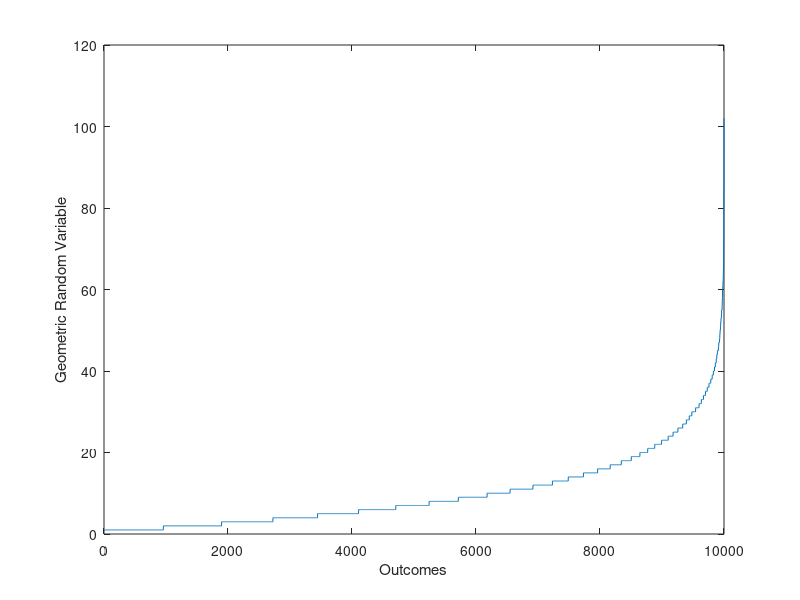
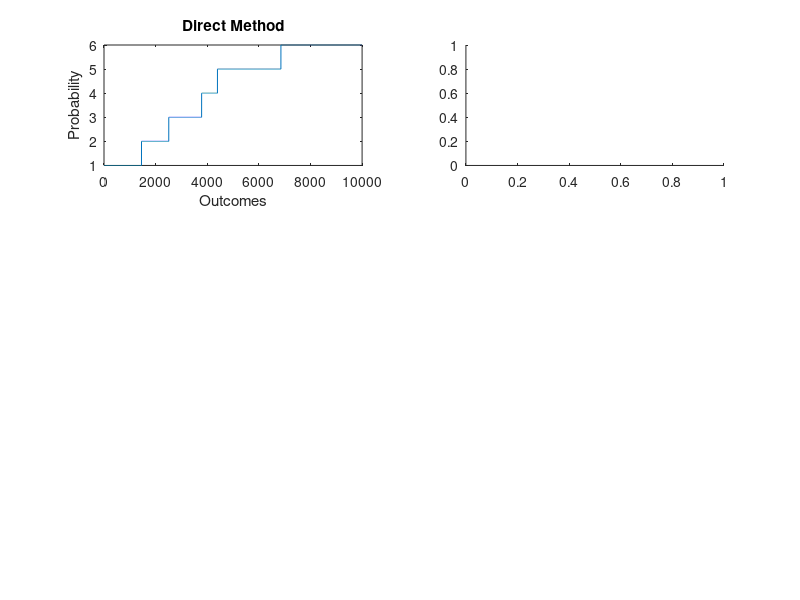

These figures' MATLAB source, in order: (Note: this script raises an error after producing the figures.)
clear;
clc;
close all;
rng default      
n = 10000;          
p = 0.1;            
U = rand(1,n);      
X = floor(log(U)/log(1-p))+1;

% Plot
figure(1)
plot(sort(X));
xlabel('Outcomes'); ylabel('Geometric Random Variable');


X = [1 2 3 4 5 6];                 
p = [7/48 5/48 1/8 1/16 1/4 5/16]; 
U = rand(1,n+1);                   
l = length(p); 

%% Direct (crude) method
CDF = zeros(1,l+1);
for i = 2:l+1
    CDF(:,i) = CDF(:,i-1)+p(i-1);
end

for i = 1:n
    for j = 2:l+1
        if U(i)<= CDF(:,j) && CDF(:,j-1)<U(i) 
            OUTD(i)=X(j-1);
        end
    end
end

%% Rejection method
q=1/l;
c = max(p)/q;
ex = 100;
OUTR = [];
while length(OUTR)<n
    OUTRt = OUTR;
    for i = 1:n
        I(i) = 1+floor(l*U(i));
        if U(i+1) < p(I(i))/c
            OUTR(i) = I(i);
        end
    end
    OUTR = OUTR(OUTR>0);
    OUTR = [OUTR OUTRt];
    U = rand(1,n+1);
end

%% Alias method
F = l*p;
L = 1:n;
G = find(F>=1);
S = find(F<=1);
j = 1;

while ~isempty(S)
    j = S(1);
    k = G(1);    
    L(j)= k;
    F(k) = F(k)-(1-F(j));
    if F(k)<1
        G(1) = [];
        S = [S k];
    end
    S(1) = [];
    j = j+1;
end

for i = 1:n
    I(i) = 1+floor(l*U(i));
    if U(i+1) < F(I(i))
        OUTA(i) = I(i);
    else
        OUTA(i) = L(I(i));
    end
end


% Plot
figure(2)
subplot(3,2,1)
plot(sort(OUTD));
title('Direct Method'); xlabel('Outcomes'); ylabel('Probability')
subplot(3,2,2);
histogram(OUTD,l);
title('Histogram of Direct Method'); xlabel('Number of bins'); ylabel('Outcomes')

subplot(3,2,3)
plot(sort(OUTR));
title('Rejection Method'); xlabel('Outcomes'); ylabel('Probability')
subplot(3,2,4);
histogram(OUTR,l);
title('Histogram of Rejection Method'); xlabel('Number of bins'); ylabel('Outcomes')

subplot(3,2,5)
plot(sort(OUTA));
title('Alias Method'); xlabel('Outcomes'); ylabel('Probability')
subplot(3,2,6);
histogram(OUTA,l);
title('Histogram of Alias Method'); xlabel('Number of bins'); ylabel('Outcomes')

table([chi2gof(OUTD);kstest(OUTD);runstest(OUTD);corrcoef(OUTD)],...
    [chi2gof(OUTR);kstest(OUTR);runstest(OUTR);corrcoef(OUTR)],...
    [chi2gof(OUTA);kstest(OUTA);runstest(OUTA);corrcoef(OUTA)],...
    'RowNames', {'chi2 Test','Kolmogorov-Smirnov Test','Run Test',...
    'Correlation Coefficient Test'},'VariableNames', {'OUTD','OUTR','OUTA'})